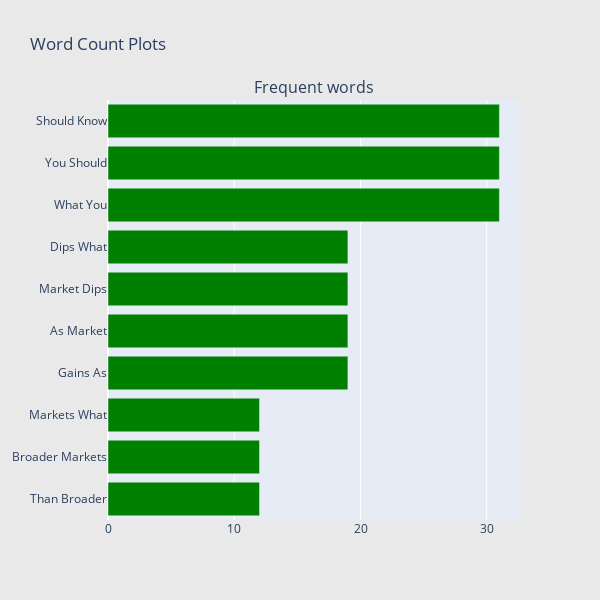

The notebook cell saved with this chart:
### Code cell
## Get the bar chart from 5 rated reviews ##
freq_dict = defaultdict(int)
for sent in news_df["headline"]:
    for word in generate_ngrams(sent,2):
        freq_dict[word] += 1
fd_sorted = pd.DataFrame(sorted(freq_dict.items(), key=lambda x: x[1])[::-1])
fd_sorted.columns = ["word", "wordcount"]
trace0 = horizontal_bar_chart(fd_sorted.head(10), 'green')

# Creating two subplots
fig = tools.make_subplots(rows=1, cols=1, vertical_spacing=0.04,
                          subplot_titles=["Frequent words"])
fig.append_trace(trace0, 1, 1)
#fig.append_trace(trace1, 1, 2)
fig['layout'].update(height=600, width=600, paper_bgcolor='rgb(233,233,233)', title="Word Count Plots")
py.iplot(fig, filename='word-plots');

### Figure 1 — Plotly figure (JSON) as saved in the notebook; plotly's stock layout.template omitted (floating-point values rounded to 4 significant figures)
{"data": [{"marker": {"color": "green"}, "orientation": "h", "showlegend": false, "type": "bar", "x": [12, 12, 12, 19, 19, 19, 19, 31, 31, 31], "xaxis": "x", "y": ["Than Broader", "Broader Markets", "Markets What", "Gains As", "As Market", "Market Dips", "Dips What", "What You", "You Should", "Should Know"], "yaxis": "y"}], "layout": {"annotations": [{"font": {"size": 16}, "showarrow": false, "text": "Frequent words", "x": 0.5, "xanchor": "center", "xref": "paper", "y": 1, "yanchor": "bottom", "yref": "paper"}], "height": 600, "paper_bgcolor": "rgb(233,233,233)", "title": {"text": "Word Count Plots"}, "width": 600, "xaxis": {"anchor": "y", "domain": [0, 1]}, "yaxis": {"anchor": "x", "domain": [0, 1]}}}
